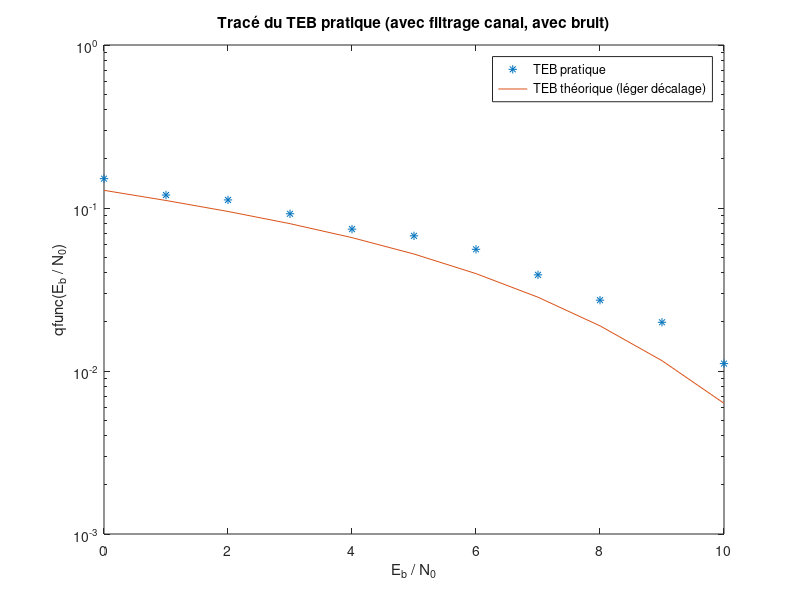

Source code (MATLAB):
clear;
close all;

%% Impact d’un canal de propagation multitrajets
%%%%%%%%%%%%%%%%%%%%%%%%%%%%%%%%%%%%%%%%%%%%%%%%%%%
% PARTIE 2.2.
% Question 4.

%% Données

M = 2;

nb = 10000; 
nbBits = nb * log2(M);
Fe = 24000;
Rb = 3000;
Tb = 1 / Rb;
Te = 1 / Fe;

Ts = Tb * log2(M);
Ns = Ts / Te;

attenuation = [1, 1 / 2]; retard = [0, Ts];

%% Information binaire à transmettre, mapping, échantillonage

bitsIn = randi([0, 1], 1, nbBits);
symboles = 2 * bitsIn - 1;
echantillons = kron(symboles, [1, zeros(1, Ns - 1)]);

%% Modulation & démodulation

h = ones(1, Ns);
hr = h;
hc = zeros(1, Ns);
hc(floor(retard(1) / Te) + 1) = attenuation(1);
hc(floor(retard(2) / Te) + 1) = attenuation(2);
n0 = length(h);

xe = filter(h, 1, echantillons);

x = filter(hc, 1, xe);

Px = mean(abs(x).^2);
RSBdB = 0 : 10;
RSB = 10.^(RSBdB ./ 10);
TEBavecBruit = zeros(1, length(RSBdB));
zEch = zeros(nbBits / log2(M), length(RSBdB));

for k = 1 : length(RSBdB)
    % Ajout de bruit
    var = Px * Ns / (2 * log2(M) * RSB(k));
    n = sqrt(var) * randn(1, length(x));
    r = x + n;
    
    % Filtre de réception
    hr = h;
    z = filter(hr, 1, r);
    
    % Echantillonnage
    zEch(:, k) = z(n0 : Ns : end);
    
    % Décision et demapping
    bitsOut = (zEch(:, k) > 0).';
    
    % TEB
    TEBavecBruit(k) = sum(bitsIn ~= bitsOut) / nbBits;
end

figure;
TEBtheorique = 0.5 * qfunc(1.5 * sqrt(2 * RSB)) + 0.5 * qfunc(0.5 * sqrt(2 * RSB));
semilogy(RSBdB, TEBavecBruit, "*");
hold on;
semilogy(RSBdB, TEBtheorique);
title("Tracé du TEB pratique (avec filtrage canal, avec bruit)");
xlabel("E_b / N_0");
ylabel("qfunc(E_b / N_0)");
legend("TEB pratique", "TEB théorique (léger décalage)");